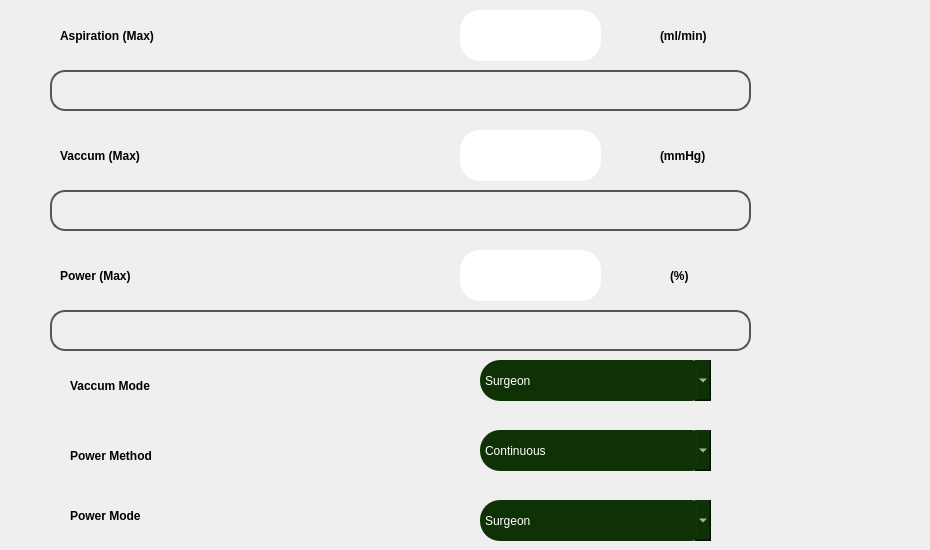
     <widget class="QWidget" name="tab_6">
      <attribute name="title">
       <string>Tab 1</string>
      </attribute>
      <widget class="QLabel" name="VacMax_phaco">
       <property name="geometry">
        <rect>
         <x>60</x>
         <y>140</y>
         <width>291</width>
         <height>31</height>
        </rect>
       </property>
       <property name="styleSheet">
        <string notr="true">background-color:transparent;font: 20pt &quot;Ubuntu Condensed&quot;;
font:bold;</string>
       </property>
       <property name="text">
        <string>Vaccum (Max)</string>
       </property>
      </widget>
      <widget class="QLineEdit" name="lineEdit_2">
       <property name="geometry">
        <rect>
         <x>460</x>
         <y>10</y>
         <width>141</width>
         <height>51</height>
        </rect>
       </property>
       <property name="styleSheet">
        <string notr="true">font:20pt &quot;Ubuntu&quot;;
background-color: rgb(255,255,255);
border-radius:20px;</string>
       </property>
       <property name="alignment">
        <set>Qt::AlignCenter</set>
       </property>
      </widget>
      <widget class="QComboBox" name="VacModeCom_phaco">
       <property name="geometry">
        <rect>
         <x>480</x>
         <y>360</y>
         <width>231</width>
         <height>41</height>
        </rect>
       </property>
       <property name="styleSheet">
        <string notr="true">color: rgb(255,255,255);border-radius:20px;
font:20pt &quot;Ubuntu&quot;;
background-color: rgb(14, 50, 6);</string>
       </property>
       <item>
        <property name="text">
         <string>Surgeon</string>
        </property>
       </item>
       <item>
        <property name="text">
         <string>Panel</string>
        </property>
       </item>
      </widget>
      <widget class="QLabel" name="AspMax_phaco_3">
       <property name="geometry">
        <rect>
         <x>660</x>
         <y>140</y>
         <width>251</width>
         <height>31</height>
        </rect>
       </property>
       <property name="styleSheet">
        <string notr="true">background-color:transparent;font: 20pt &quot;Ubuntu Condensed&quot;;
font:bold;</string>
       </property>
       <property name="text">
        <string>(mmHg)</string>
       </property>
      </widget>
      <widget class="QLabel" name="AspMax_phaco_2">
       <property name="geometry">
        <rect>
         <x>660</x>
         <y>20</y>
         <width>251</width>
         <height>31</height>
        </rect>
       </property>
       <property name="styleSheet">
        <string notr="true">background-color:transparent;font: 20pt &quot;Ubuntu Condensed&quot;;
font:bold;</string>
       </property>
       <property name="text">
        <string>(ml/min)</string>
       </property>
      </widget>
      <widget class="QLineEdit" name="lineEdit_3">
       <property name="geometry">
        <rect>
         <x>460</x>
         <y>130</y>
         <width>141</width>
         <height>51</height>
        </rect>
       </property>
       <property name="styleSheet">
        <string notr="true">font:20pt &quot;Ubuntu&quot;;
background-color: rgb(255,255,255);
border-radius:20px;</string>
       </property>
       <property name="alignment">
        <set>Qt::AlignCenter</set>
       </property>
      </widget>
      <widget class="QLabel" name="AspMax_phaco_4">
       <property name="geometry">
        <rect>
         <x>670</x>
         <y>260</y>
         <width>251</width>
         <height>31</height>
        </rect>
       </property>
       <property name="styleSheet">
        <string notr="true">background-color:transparent;font: 20pt &quot;Ubuntu Condensed&quot;;
font:bold;</string>
       </property>
       <property name="text">
        <string>(%)</string>
       </property>
      </widget>
      <widget class="QLabel" name="VacMode_phaco">
       <property name="geometry">
        <rect>
         <x>70</x>
         <y>370</y>
         <width>391</width>
         <height>31</height>
        </rect>
       </property>
       <property name="styleSheet">
        <string notr="true">background-color:transparent;font: 20pt &quot;Ubuntu Condensed&quot;;
font:bold;</string>
       </property>
       <property name="text">
        <string>Vaccum Mode</string>
       </property>
      </widget>
      <widget class="QLabel" name="AspMax_phaco">
       <property name="geometry">
        <rect>
         <x>60</x>
         <y>20</y>
         <width>341</width>
         <height>31</height>
        </rect>
       </property>
       <property name="styleSheet">
        <string notr="true">background-color:transparent;font: 20pt &quot;Ubuntu Condensed&quot;;
font:bold;</string>
       </property>
       <property name="text">
        <string>Aspiration (Max)</string>
       </property>
      </widget>
      <widget class="QComboBox" name="PowModeCom_phaco">
       <property name="geometry">
        <rect>
         <x>480</x>
         <y>500</y>
         <width>231</width>
         <height>41</height>
        </rect>
       </property>
       <property name="styleSheet">
        <string notr="true">color: rgb(255,255,255);border-radius:20px;
font:20pt &quot;Ubuntu&quot;;
background-color: rgb(14, 50, 6);</string>
       </property>
       <item>
        <property name="text">
         <string>Surgeon</string>
        </property>
       </item>
       <item>
        <property name="text">
         <string>Panel</string>
        </property>
       </item>
      </widget>
      <widget class="QLabel" name="PowMethod_phaco">
       <property name="geometry">
        <rect>
         <x>70</x>
         <y>440</y>
         <width>351</width>
         <height>31</height>
        </rect>
       </property>
       <property name="styleSheet">
        <string notr="true">background-color:transparent;font: 20pt &quot;Ubuntu Condensed&quot;;
font:bold;</string>
       </property>
       <property name="text">
        <string>Power Method</string>
       </property>
      </widget>
      <widget class="QLineEdit" name="lineEdit_4">
       <property name="geometry">
        <rect>
         <x>460</x>
         <y>250</y>
         <width>141</width>
         <height>51</height>
        </rect>
       </property>
       <property name="styleSheet">
        <string notr="true">font:20pt &quot;Ubuntu&quot;;
background-color: rgb(255,255,255);
border-radius:20px;</string>
       </property>
       <property name="alignment">
        <set>Qt::AlignCenter</set>
       </property>
      </widget>
      <widget class="QComboBox" name="PowMethodCom_phaco">
       <property name="geometry">
        <rect>
         <x>480</x>
         <y>430</y>
         <width>231</width>
         <height>41</height>
        </rect>
       </property>
       <property name="styleSheet">
        <string notr="true">color: rgb(255,255,255);border-radius:20px;
font:20pt &quot;Ubuntu&quot;;
background-color: rgb(14, 50, 6);</string>
       </property>
       <item>
        <property name="text">
         <string>Continuous</string>
        </property>
       </item>
       <item>
        <property name="text">
         <string>Pulse</string>
        </property>
       </item>
       <item>
        <property name="text">
         <string>Ocupulse</string>
        </property>
       </item>
       <item>
        <property name="text">
         <string>Ocuburst</string>
        </property>
       </item>
       <item>
        <property name="text">
         <string>Single burst</string>
        </property>
       </item>
       <item>
        <property name="text">
         <string>Multi burst</string>
        </property>
       </item>
       <item>
        <property name="text">
         <string>Hyper burst</string>
        </property>
       </item>
      </widget>
      <widget class="QLabel" name="PowMode_phaco">
       <property name="geometry">
        <rect>
         <x>70</x>
         <y>500</y>
         <width>381</width>
         <height>31</height>
        </rect>
       </property>
       <property name="styleSheet">
        <string notr="true">background-color:transparent;font: 20pt &quot;Ubuntu Condensed&quot;;
font:bold;</string>
       </property>
       <property name="text">
        <string>Power Mode</string>
       </property>
      </widget>
      <widget class="QLabel" name="PowMax_phaco">
       <property name="geometry">
        <rect>
         <x>60</x>
         <y>260</y>
         <width>251</width>
         <height>31</height>
        </rect>
       </property>
       <property name="styleSheet">
        <string notr="true">background-color:transparent;font: 20pt &quot;Ubuntu Condensed&quot;;
font:bold;</string>
       </property>
       <property name="text">
        <string>Power (Max)</string>
       </property>
      </widget>
      <widget class="QProgressBar" name="progressBar_5">
       <property name="geometry">
        <rect>
         <x>50</x>
         <y>70</y>
         <width>701</width>
         <height>41</height>
        </rect>
       </property>
       <property name="styleSheet">
        <string notr="true">QProgressBar {
    border: 2px solid #555;
    border-radius: 15px; /* Radius for the curve of the progress bar */
    text-align: center;
    background: #eee;
    padding: 2px;
}

QProgressBar::chunk {
    background: qlineargradient(x1: 0, y1: 0, x2: 1, y2: 1, stop: 0 #4568dc, stop: 1 #b06ab3);
    width: 8px; /* Diameter of the circular chunk */
    height: 8px; /* Diameter of the circular chunk */
    border-radius: 4px; /* Half of the width/height to make it circular */
    margin: 1px; /* Space between chunks */
}
</string>
       </property>
       <property name="value">
        <number>0</number>
       </property>
       <property name="textVisible">
        <bool>false</bool>
       </property>
      </widget>
      <widget class="QProgressBar" name="progressBar_6">
       <property name="geometry">
        <rect>
         <x>50</x>
         <y>190</y>
         <width>701</width>
         <height>41</height>
        </rect>
       </property>
       <property name="styleSheet">
        <string notr="true">QProgressBar {
    border: 2px solid #555;
    border-radius: 15px; /* Radius for the curve of the progress bar */
    text-align: center;
    background: #eee;
    padding: 2px;
}

QProgressBar::chunk {
    background: qlineargradient(x1: 0, y1: 0, x2: 1, y2: 1, stop: 0 #4568dc, stop: 1 #b06ab3);
    width: 8px; /* Diameter of the circular chunk */
    height: 8px; /* Diameter of the circular chunk */
    border-radius: 4px; /* Half of the width/height to make it circular */
    margin: 1px; /* Space between chunks */
}
</string>
       </property>
       <property name="value">
        <number>0</number>
       </property>
       <property name="textVisible">
        <bool>false</bool>
       </property>
      </widget>
      <widget class="QProgressBar" name="progressBar_7">
       <property name="geometry">
        <rect>
         <x>50</x>
         <y>310</y>
         <width>701</width>
         <height>41</height>
        </rect>
       </property>
       <property name="styleSheet">
        <string notr="true">QProgressBar {
    border: 2px solid #555;
    border-radius: 15px; /* Radius for the curve of the progress bar */
    text-align: center;
    background: #eee;
    padding: 2px;
}

QProgressBar::chunk {
    background: qlineargradient(x1: 0, y1: 0, x2: 1, y2: 1, stop: 0 #4568dc, stop: 1 #b06ab3);
    width: 8px; /* Diameter of the circular chunk */
    height: 8px; /* Diameter of the circular chunk */
    border-radius: 4px; /* Half of the width/height to make it circular */
    margin: 1px; /* Space between chunks */
}
</string>
       </property>
       <property name="value">
        <number>0</number>
       </property>
       <property name="textVisible">
        <bool>false</bool>
       </property>
      </widget>
     </widget>
